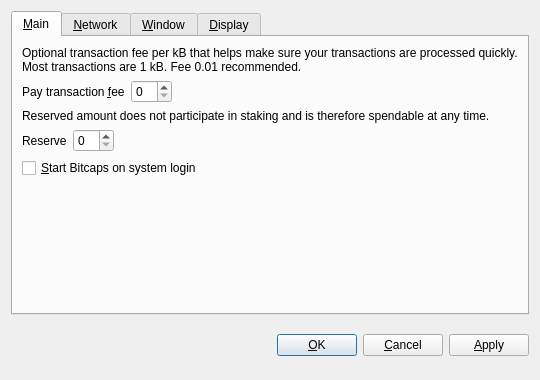
<?xml version="1.0" encoding="UTF-8"?>
<ui version="4.0">
 <class>OptionsDialog</class>
 <widget class="QDialog" name="OptionsDialog">
  <property name="geometry">
   <rect>
    <x>0</x>
    <y>0</y>
    <width>540</width>
    <height>380</height>
   </rect>
  </property>
  <property name="windowTitle">
   <string>Options</string>
  </property>
  <property name="modal">
   <bool>true</bool>
  </property>
  <layout class="QVBoxLayout" name="verticalLayout">
   <item>
    <widget class="QTabWidget" name="tabWidget">
     <property name="tabPosition">
      <enum>QTabWidget::North</enum>
     </property>
     <property name="currentIndex">
      <number>0</number>
     </property>
     <widget class="QWidget" name="tabMain">
      <attribute name="title">
       <string>&amp;Main</string>
      </attribute>
      <layout class="QVBoxLayout" name="verticalLayout_Main">
       <item>
        <widget class="QLabel" name="transactionFeeInfoLabel">
         <property name="text">
          <string>Optional transaction fee per kB that helps make sure your transactions are processed quickly. Most transactions are 1 kB. Fee 0.01 recommended.</string>
         </property>
         <property name="textFormat">
          <enum>Qt::PlainText</enum>
         </property>
         <property name="wordWrap">
          <bool>true</bool>
         </property>
        </widget>
       </item>
       <item>
        <layout class="QHBoxLayout" name="horizontalLayoutFee">
         <item>
          <widget class="QLabel" name="transactionFeeLabel">
           <property name="text">
            <string>Pay transaction &amp;fee</string>
           </property>
           <property name="textFormat">
            <enum>Qt::PlainText</enum>
           </property>
           <property name="buddy">
            <cstring>transactionFee</cstring>
           </property>
          </widget>
         </item>
         <item>
          <widget class="BitcoinAmountField" name="transactionFee"/>
         </item>
         <item>
          <spacer name="horizontalSpacerFee">
           <property name="orientation">
            <enum>Qt::Horizontal</enum>
           </property>
           <property name="sizeHint" stdset="0">
            <size>
             <width>40</width>
             <height>20</height>
            </size>
           </property>
          </spacer>
         </item>
        </layout>
       </item>
       <item>
        <widget class="QLabel" name="reserveBalanceInfoLabel">
         <property name="text">
          <string>Reserved amount does not participate in staking and is therefore spendable at any time.</string>
         </property>
         <property name="textFormat">
          <enum>Qt::PlainText</enum>
         </property>
         <property name="wordWrap">
          <bool>true</bool>
         </property>
        </widget>
       </item>
       <item>
        <layout class="QHBoxLayout" name="horizontalLayoutReserveBalance">
         <item>
          <widget class="QLabel" name="reserveBalanceLabel">
           <property name="text">
            <string>Reserve</string>
           </property>
           <property name="textFormat">
            <enum>Qt::PlainText</enum>
           </property>
           <property name="buddy">
            <cstring>reserveBalance</cstring>
           </property>
          </widget>
         </item>
         <item>
          <widget class="BitcoinAmountField" name="reserveBalance"/>
         </item>
         <item>
          <spacer name="horizontalSpacerReserveBalance">
           <property name="orientation">
            <enum>Qt::Horizontal</enum>
           </property>
           <property name="sizeHint" stdset="0">
            <size>
             <width>40</width>
             <height>20</height>
            </size>
           </property>
          </spacer>
         </item>
        </layout>
       </item>
       <item>
        <widget class="QCheckBox" name="bitcoinAtStartup">
         <property name="toolTip">
          <string>Automatically start Bitcaps after logging in to the system.</string>
         </property>
         <property name="text">
          <string>&amp;Start Bitcaps on system login</string>
         </property>
        </widget>
       </item>
       <item>
        <spacer name="verticalSpacer_Main">
         <property name="orientation">
          <enum>Qt::Vertical</enum>
         </property>
         <property name="sizeHint" stdset="0">
          <size>
           <width>20</width>
           <height>40</height>
          </size>
         </property>
        </spacer>
       </item>
      </layout>
     </widget>
     <widget class="QWidget" name="tabNetwork">
      <attribute name="title">
       <string>&amp;Network</string>
      </attribute>
      <layout class="QVBoxLayout" name="verticalLayout_Network">
       <item>
        <widget class="QCheckBox" name="mapPortUpnp">
         <property name="toolTip">
          <string>Automatically open the Bitcaps client port on the router. This only works when your router supports UPnP and it is enabled.</string>
         </property>
         <property name="text">
          <string>Map port using &amp;UPnP</string>
         </property>
        </widget>
       </item>
       <item>
        <widget class="QCheckBox" name="connectSocks">
         <property name="toolTip">
          <string>Connect to the Bitcaps network through a SOCKS proxy (e.g. when connecting through Tor).</string>
         </property>
         <property name="text">
          <string>&amp;Connect through SOCKS proxy:</string>
         </property>
        </widget>
       </item>
       <item>
        <layout class="QHBoxLayout" name="horizontalLayout_Network">
         <item>
          <widget class="QLabel" name="proxyIpLabel">
           <property name="text">
            <string>Proxy &amp;IP:</string>
           </property>
           <property name="textFormat">
            <enum>Qt::PlainText</enum>
           </property>
           <property name="buddy">
            <cstring>proxyIp</cstring>
           </property>
          </widget>
         </item>
         <item>
          <widget class="QValidatedLineEdit" name="proxyIp">
           <property name="maximumSize">
            <size>
             <width>140</width>
             <height>16777215</height>
            </size>
           </property>
           <property name="toolTip">
            <string>IP address of the proxy (e.g. 127.0.0.1)</string>
           </property>
          </widget>
         </item>
         <item>
          <widget class="QLabel" name="proxyPortLabel">
           <property name="text">
            <string>&amp;Port:</string>
           </property>
           <property name="textFormat">
            <enum>Qt::PlainText</enum>
           </property>
           <property name="buddy">
            <cstring>proxyPort</cstring>
           </property>
          </widget>
         </item>
         <item>
          <widget class="QLineEdit" name="proxyPort">
           <property name="maximumSize">
            <size>
             <width>55</width>
             <height>16777215</height>
            </size>
           </property>
           <property name="toolTip">
            <string>Port of the proxy (e.g. 9050)</string>
           </property>
          </widget>
         </item>
         <item>
          <widget class="QLabel" name="socksVersionLabel">
           <property name="text">
            <string>SOCKS &amp;Version:</string>
           </property>
           <property name="textFormat">
            <enum>Qt::PlainText</enum>
           </property>
           <property name="buddy">
            <cstring>socksVersion</cstring>
           </property>
          </widget>
         </item>
         <item>
          <widget class="QValueComboBox" name="socksVersion">
           <property name="toolTip">
            <string>SOCKS version of the proxy (e.g. 5)</string>
           </property>
          </widget>
         </item>
         <item>
          <spacer name="horizontalSpacer_Network">
           <property name="orientation">
            <enum>Qt::Horizontal</enum>
           </property>
           <property name="sizeHint" stdset="0">
            <size>
             <width>40</width>
             <height>20</height>
            </size>
           </property>
          </spacer>
         </item>
        </layout>
       </item>
       <item>
        <spacer name="verticalSpacer_Network">
         <property name="orientation">
          <enum>Qt::Vertical</enum>
         </property>
         <property name="sizeHint" stdset="0">
          <size>
           <width>20</width>
           <height>40</height>
          </size>
         </property>
        </spacer>
       </item>
      </layout>
     </widget>
     <widget class="QWidget" name="tabWindow">
      <attribute name="title">
       <string>&amp;Window</string>
      </attribute>
      <layout class="QVBoxLayout" name="verticalLayout_Window">
       <item>
        <widget class="QCheckBox" name="minimizeToTray">
         <property name="toolTip">
          <string>Show only a tray icon after minimizing the window.</string>
         </property>
         <property name="text">
          <string>&amp;Minimize to the tray instead of the taskbar</string>
         </property>
        </widget>
       </item>
       <item>
        <widget class="QCheckBox" name="minimizeOnClose">
         <property name="toolTip">
          <string>Minimize instead of exit the application when the window is closed. When this option is enabled, the application will be closed only after selecting Quit in the menu.</string>
         </property>
         <property name="text">
          <string>M&amp;inimize on close</string>
         </property>
        </widget>
       </item>
       <item>
        <spacer name="verticalSpacer_Window">
         <property name="orientation">
          <enum>Qt::Vertical</enum>
         </property>
         <property name="sizeHint" stdset="0">
          <size>
           <width>20</width>
           <height>40</height>
          </size>
         </property>
        </spacer>
       </item>
      </layout>
     </widget>
     <widget class="QWidget" name="tabDisplay">
      <attribute name="title">
       <string>&amp;Display</string>
      </attribute>
      <layout class="QVBoxLayout" name="verticalLayout_Display">
       <item>
        <layout class="QHBoxLayout" name="horizontalLayout_1_Display">
         <item>
          <widget class="QLabel" name="langLabel">
           <property name="text">
            <string>User Interface &amp;language:</string>
           </property>
           <property name="textFormat">
            <enum>Qt::PlainText</enum>
           </property>
           <property name="buddy">
            <cstring>lang</cstring>
           </property>
          </widget>
         </item>
         <item>
          <widget class="QValueComboBox" name="lang">
           <property name="toolTip">
            <string>The user interface language can be set here. This setting will take effect after restarting Bitcaps.</string>
           </property>
          </widget>
         </item>
        </layout>
       </item>
       <item>
        <layout class="QHBoxLayout" name="horizontalLayout_2_Display">
         <item>
          <widget class="QLabel" name="unitLabel">
           <property name="text">
            <string>&amp;Unit to show amounts in:</string>
           </property>
           <property name="textFormat">
            <enum>Qt::PlainText</enum>
           </property>
           <property name="buddy">
            <cstring>unit</cstring>
           </property>
          </widget>
         </item>
         <item>
          <widget class="QValueComboBox" name="unit">
           <property name="toolTip">
            <string>Choose the default subdivision unit to show in the interface and when sending coins.</string>
           </property>
          </widget>
         </item>
        </layout>
       </item>
       <item>
        <widget class="QCheckBox" name="displayAddresses">
         <property name="toolTip">
          <string>Whether to show Bitcaps addresses in the transaction list or not.</string>
         </property>
         <property name="text">
          <string>&amp;Display addresses in transaction list</string>
         </property>
        </widget>
       </item>
       <item>
        <widget class="QCheckBox" name="coinControlFeatures">
         <property name="toolTip">
          <string>Whether to show coin control features or not.</string>
         </property>
         <property name="text">
          <string>Display coin &amp;control features (experts only!)</string>
         </property>
        </widget>
       </item>
       <item>
        <spacer name="verticalSpacer_Display">
         <property name="orientation">
          <enum>Qt::Vertical</enum>
         </property>
         <property name="sizeHint" stdset="0">
          <size>
           <width>20</width>
           <height>40</height>
          </size>
         </property>
        </spacer>
       </item>
      </layout>
     </widget>
    </widget>
   </item>
   <item>
    <layout class="QHBoxLayout" name="horizontalLayout_Buttons">
     <item>
      <spacer name="horizontalSpacer_1">
       <property name="orientation">
        <enum>Qt::Horizontal</enum>
       </property>
       <property name="sizeHint" stdset="0">
        <size>
         <width>40</width>
         <height>48</height>
        </size>
       </property>
      </spacer>
     </item>
     <item>
      <widget class="QLabel" name="statusLabel">
       <property name="font">
        <font>
         <weight>75</weight>
         <bold>true</bold>
        </font>
       </property>
       <property name="text">
        <string/>
       </property>
       <property name="textFormat">
        <enum>Qt::PlainText</enum>
       </property>
       <property name="wordWrap">
        <bool>true</bool>
       </property>
      </widget>
     </item>
     <item>
      <spacer name="horizontalSpacer_2">
       <property name="orientation">
        <enum>Qt::Horizontal</enum>
       </property>
       <property name="sizeHint" stdset="0">
        <size>
         <width>40</width>
         <height>48</height>
        </size>
       </property>
      </spacer>
     </item>
     <item>
      <widget class="QPushButton" name="okButton">
       <property name="text">
        <string>&amp;OK</string>
       </property>
      </widget>
     </item>
     <item>
      <widget class="QPushButton" name="cancelButton">
       <property name="text">
        <string>&amp;Cancel</string>
       </property>
       <property name="autoDefault">
        <bool>false</bool>
       </property>
      </widget>
     </item>
     <item>
      <widget class="QPushButton" name="applyButton">
       <property name="text">
        <string>&amp;Apply</string>
       </property>
       <property name="autoDefault">
        <bool>false</bool>
       </property>
      </widget>
     </item>
    </layout>
   </item>
  </layout>
 </widget>
 <customwidgets>
  <customwidget>
   <class>BitcoinAmountField</class>
   <extends>QSpinBox</extends>
   <header>bitcoinamountfield.h</header>
  </customwidget>
  <customwidget>
   <class>QValueComboBox</class>
   <extends>QComboBox</extends>
   <header>qvaluecombobox.h</header>
  </customwidget>
  <customwidget>
   <class>QValidatedLineEdit</class>
   <extends>QLineEdit</extends>
   <header>qvalidatedlineedit.h</header>
  </customwidget>
 </customwidgets>
 <resources/>
 <connections/>
</ui>
